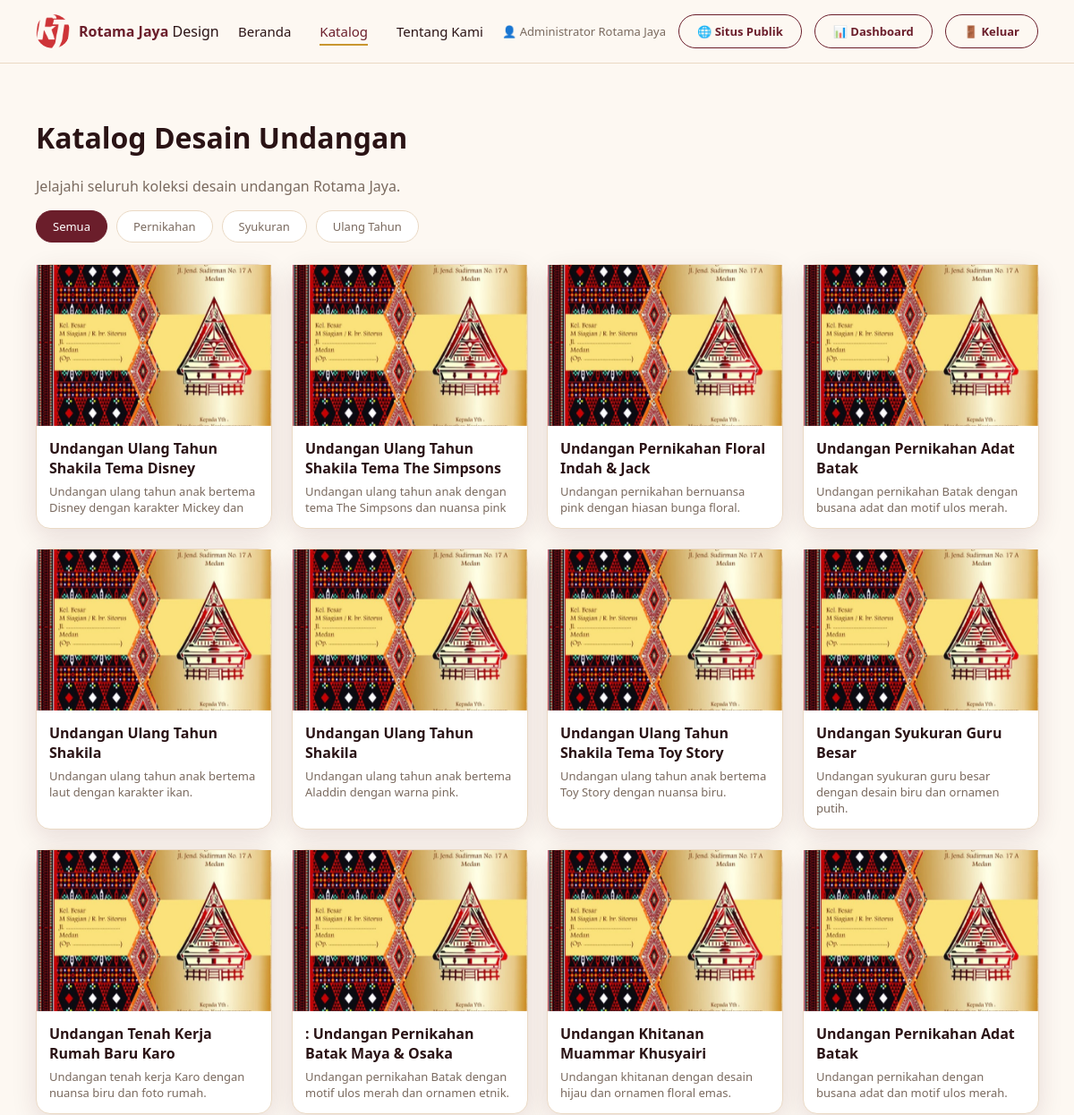
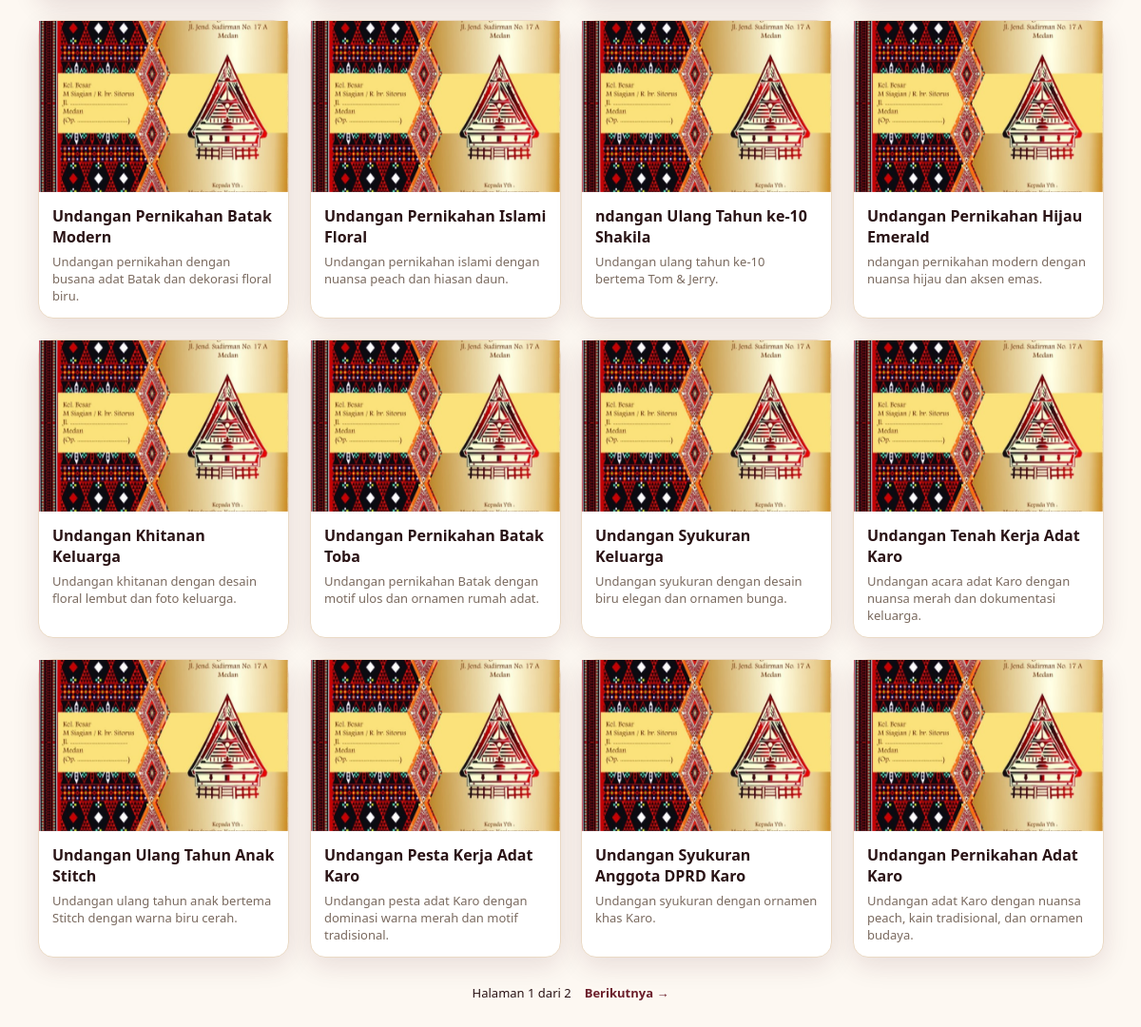
The app's page /katalog.php (signed in) with its own data (2 pictures, top to bottom).
### tables this page shows
CREATE TABLE kategori_desain (
    id_kategori INT AUTO_INCREMENT PRIMARY KEY,
    nama_kategori VARCHAR(50) NOT NULL
);

CREATE TABLE desain_undangan (
    id_desain INT AUTO_INCREMENT PRIMARY KEY,
    id_kategori INT,
    tema ENUM('elegan','floral','modern','minimalis','islami','adat_batak') NULL,
    judul_desain VARCHAR(150) NOT NULL,
    deskripsi_desain TEXT,
    kata_kunci TEXT COMMENT 'Sumber teks untuk TF-IDF',
    nama_file_gambar VARCHAR(255) NOT NULL COMMENT 'Path gambar pratinjau publik',
    nama_file_webp VARCHAR(255) NULL COMMENT 'Path versi WebP terkompresi untuk web',
    nama_file_produksi VARCHAR(255) COMMENT 'Path file PSD/CDR, khusus admin',
    status_proses ENUM('diproses','siap','gagal') NOT NULL DEFAULT 'siap' COMMENT 'Status pemrosesan fitur AI untuk desain',
    vektor_fitur_cnn LONGTEXT COMMENT 'Vektor fitur CNN MobileNetV2 (JSON array)',
    vektor_fitur_tfidf LONGTEXT COMMENT 'Vektor fitur TF-IDF (JSON array)',
    diunggah_oleh INT,
    dibuat_pada DATETIME DEFAULT CURRENT_TIMESTAMP,
    INDEX idx_desain_dibuat_pada (dibuat_pada),
    INDEX idx_desain_kategori_dibuat_pada (id_kategori, dibuat_pada),
    FOREIGN KEY (id_kategori) REFERENCES kategori_desain(id_kategori),
    FOREIGN KEY (diunggah_oleh) REFERENCES admin(id_admin)
);

### koneksi_database.php (called while the page is built, shortened)
<?php
function url_aset(string $path): string
{
    $path = ltrim($path, '/');
    $path_lokal = __DIR__ . '/' . str_replace('/', DIRECTORY_SEPARATOR, $path);
    $versi = is_file($path_lokal) ? (string) filemtime($path_lokal) : '1';
    return BASE_URL . '/' . $path . '?v=' . rawurlencode($versi);
}
function url_gambar_desain(?string $nama_file, ?string $nama_file_webp = null): string
{
    $nama_file = basename(trim((string) $nama_file));
    $nama_file_webp = $nama_file_webp ? basename(trim((string) $nama_file_webp)) : null;
    return BASE_URL . '/assets/img/contoh_desain_1.jpg';
}

### katalog.php (the view, shortened to what this page needs)
<?php
require_once __DIR__ . '/koneksi_database.php';
$halaman_aktif = 'katalog';
$id_kategori_filter = isset($_GET['kategori']) ? (int) $_GET['kategori'] : 0;
$daftar_kategori = $koneksi->query(
    "SELECT id_kategori, nama_kategori FROM kategori_desain ORDER BY nama_kategori"
)->fetchAll();
$kolom_katalog = 'id_desain, id_kategori, judul_desain, deskripsi_desain, nama_file_gambar, nama_file_webp';
$per_halaman = 24;
$halaman = max(1, (int) ($_GET['halaman'] ?? 1));
if ($id_kategori_filter) {
    $hitung = $koneksi->prepare("SELECT COUNT(*) FROM desain_undangan WHERE id_kategori = ?");
    $hitung->execute([$id_kategori_filter]);
    $total_desain = (int) $hitung->fetchColumn();
} else {
    $total_desain = (int) $koneksi->query("SELECT COUNT(*) FROM desain_undangan")->fetchColumn();
}
$total_halaman = max(1, (int) ceil($total_desain / $per_halaman));
$halaman = min($halaman, $total_halaman);
$offset = ($halaman - 1) * $per_halaman;
if ($id_kategori_filter) {
    $pernyataan = $koneksi->prepare(
        "SELECT $kolom_katalog FROM desain_undangan
         WHERE id_kategori = ? ORDER BY dibuat_pada DESC LIMIT $per_halaman OFFSET $offset"
    );
    $pernyataan->execute([$id_kategori_filter]);
} else {
    $pernyataan = $koneksi->query(
        "SELECT $kolom_katalog FROM desain_undangan
         ORDER BY dibuat_pada DESC LIMIT $per_halaman OFFSET $offset"
    );
}
$daftar_desain = $pernyataan->fetchAll();
$url_halaman_katalog = static function (int $nomor) use ($id_kategori_filter): string {
    $parameter = ['halaman' => $nomor];
    if ($id_kategori_filter) {
        $parameter['kategori'] = $id_kategori_filter;
    }
    return BASE_URL . '/katalog.php?' . http_build_query($parameter);
};
?>
<!DOCTYPE html>
<html lang="id">
<head>
<link rel="stylesheet" href="<?= htmlspecialchars(url_aset('assets/css/gaya.css'), ENT_QUOTES, 'UTF-8') ?>">
</head>
<body>
<?php include __DIR__ . '/includes/navigasi.php'; ?>
<div class="isi-halaman">
  <h1>Katalog Desain Undangan</h1>
  <p style="color:var(--warna-teks-sekunder);">Jelajahi seluruh koleksi desain undangan Rotama Jaya.</p>
  <div class="daftar-pil-kategori">
    <a class="pil-kategori <?= !$id_kategori_filter ? 'aktif' : '' ?>" href="<?= BASE_URL ?>/katalog.php">Semua</a>
    <?php foreach ($daftar_kategori as $k): ?>
      <a class="pil-kategori <?= $id_kategori_filter === (int)$k['id_kategori'] ? 'aktif' : '' ?>"
         href="<?= BASE_URL ?>/katalog.php?kategori=<?= $k['id_kategori'] ?>"><?= htmlspecialchars($k['nama_kategori']) ?></a>
    <?php endforeach; ?>
  </div>
  <div class="grid-katalog">
    <?php if ($daftar_desain): foreach ($daftar_desain as $d): ?>
      <a href="<?= BASE_URL ?>/detail_desain.php?id=<?= $d['id_desain'] ?>" class="kartu-melayang kartu-katalog" data-tilt-card style="text-decoration:none;color:inherit;display:block;">
        <img src="<?= htmlspecialchars(url_gambar_desain($d['nama_file_gambar'], $d['nama_file_webp'] ?? null)) ?>" alt="<?= htmlspecialchars($d['judul_desain']) ?>" loading="lazy" decoding="async">
        <div class="info">
          <h4 style="margin:0 0 6px;"><?= htmlspecialchars($d['judul_desain']) ?></h4>
          <p style="color:var(--warna-teks-sekunder);font-size:13px;margin:0;"><?= htmlspecialchars($d['deskripsi_desain']) ?></p>
        </div>
      </a>
    <?php endforeach; else: ?>
      <p style="color:var(--warna-teks-sekunder);">Belum ada desain pada kategori ini.</p>
    <?php endif; ?>
  </div>
  <?php if ($total_halaman > 1): ?>
    <nav class="paginasi-katalog" aria-label="Navigasi halaman katalog">
      <span>Halaman <?= $halaman ?> dari <?= $total_halaman ?></span>
      <?php if ($halaman < $total_halaman): ?>
        <a href="<?= htmlspecialchars($url_halaman_katalog($halaman + 1)) ?>">Berikutnya &rarr;</a>
      <?php endif; ?>
    </nav>
  <?php endif; ?>
</div>
</body>
</html>

### includes/navigasi.php
<?php
$halaman_aktif = $halaman_aktif ?? '';
?>
<nav class="bilah-navigasi">
  <a href="<?= BASE_URL ?>/beranda.php" class="merek">
    <img src="<?= BASE_URL ?>/assets/img/logo_rotama_jaya.png" alt="Logo Rotama Jaya" class="lambang">
    <span><b>Rotama Jaya</b> Design</span>
  </a>
  <ul class="menu-navigasi">
    <li><a href="<?= BASE_URL ?>/beranda.php" class="<?= $halaman_aktif === 'beranda' ? 'aktif' : '' ?>">Beranda</a></li>
    <li><a href="<?= BASE_URL ?>/katalog.php" class="<?= $halaman_aktif === 'katalog' ? 'aktif' : '' ?>">Katalog</a></li>
    <li><a href="<?= BASE_URL ?>/tentang_kami.php" class="<?= $halaman_aktif === 'tentang' ? 'aktif' : '' ?>">Tentang Kami</a></li>
  </ul>
  <div style="display:flex;align-items:center;gap:14px;">
    <?php if (isset($_SESSION['id_admin'])): ?>
      <span style="font-size:13px;color:var(--warna-teks-sekunder);">
        👤 <?= htmlspecialchars($_SESSION['nama_admin'] ?? 'Admin') ?>
      </span>
      <a href="<?= BASE_URL ?>/beranda_publik.php" class="tombol-garis" style="font-size:13px;">
        🌐 Situs Publik
      </a>
      <a href="<?= BASE_URL ?>/admin/dashboard.php" class="tombol-garis" style="font-size:13px;">
        📊 Dashboard
      </a>
      <a href="<?= BASE_URL ?>/admin/keluar_admin.php" class="tombol-garis" style="font-size:13px;">
        🚪 Keluar
      </a>
    <?php else: ?>
      <a href="<?= BASE_URL ?>/admin/masuk_admin.php" class="tombol-garis" style="font-size:13px;">
        🔐 Masuk Admin
      </a>
    <?php endif; ?>
  </div>
</nav>

### assets/css/gaya.css (style rules this page uses)
:root { --warna-latar: #FDF8F2; --warna-latar-alt: #FBF3E7; --warna-utama: #6B1E2B; --warna-utama-tua: #4A1420; --warna-utama-langit: #8C2E3D; --warna-aksen-emas: #C9962F; --warna-teks-utama: #2A1315; --warna-teks-sekunder: #7A6A5F; --warna-batas: #EAD9C4; --bayangan-lembut: 0 4px 16px rgba(74, 20, 32, 0.08); --bayangan-sedang: 0 8px 28px rgba(74, 20, 32, 0.12); --bayangan-timbul: 0 14px 34px rgba(201, 150, 47, 0.30); --radius-lembut: 16px; --transisi-halus: all 0.25s cubic-bezier(0.4, 0, 0.2, 1); }
* { box-sizing: border-box; }
body { background: var(--warna-latar); color: var(--warna-teks-utama); font-family: 'Segoe UI', system-ui, sans-serif; margin: 0; }
.bilah-navigasi { position: sticky; top: 0; z-index: 50; background: var(--warna-latar); border-bottom: 1px solid var(--warna-batas); display: flex; align-items: center; justify-content: space-between; padding: 16px 40px; }
.bilah-navigasi .lambang { height: 38px; width: 38px; border-radius: 50%; object-fit: cover; display: block; }
.bilah-navigasi .merek { display: flex; align-items: center; gap: 10px; text-decoration: none; color: inherit; }
.bilah-navigasi .merek b { color: var(--warna-utama); }
.menu-navigasi { display: flex; gap: 32px; list-style: none; margin: 0; padding: 0; }
.menu-navigasi a { color: var(--warna-teks-utama); text-decoration: none; font-size: 15px; font-weight: 500; }
.menu-navigasi a.aktif { color: var(--warna-utama); border-bottom: 2px solid var(--warna-aksen-emas); padding-bottom: 4px; }
.tombol-garis { border: 1px solid var(--warna-utama); color: var(--warna-utama); background: transparent; padding: 9px 20px; border-radius: 999px; font-weight: 600; cursor: pointer; text-decoration: none; font-size: 14px; }
.kartu-melayang { background: #fff; border-radius: var(--radius-lembut); border: 1px solid var(--warna-batas); box-shadow: var(--bayangan-sedang); transition: var(--transisi-halus); transform-style: preserve-3d; }
.pil-kategori { display: inline-block; padding: 8px 18px; border-radius: 999px; border: 1px solid var(--warna-batas); background: #fff; color: var(--warna-teks-sekunder); font-size: 13px; font-weight: 500; cursor: pointer; transition: var(--transisi-halus); text-decoration: none; }
.pil-kategori:hover, .pil-kategori.aktif { background: var(--warna-utama); color: #fff; border-color: var(--warna-utama); }
:root { --admin-sidebar-lebar: 230px; --admin-navy: #1B2438; --admin-navy-tua: #141B2C; --admin-teks-redup: #8B93A7; --admin-biru: #2F6FED; --admin-hijau: #16A34A; --admin-oranye: #D97706; --admin-merah: #DC2626; }

### katalog.php (style rules this page uses)
.isi-halaman { max-width: 1200px; margin: 0 auto; padding: 40px; }
.grid-katalog { display: grid; grid-template-columns: repeat(auto-fill, minmax(220px, 1fr)); gap: 22px; margin-top: 24px; }
.kartu-katalog img { width: 100%; height: 180px; object-fit: cover; display: block; }
.kartu-katalog .info { padding: 14px; }
.kartu-katalog[data-tilt-card] { transform-style: preserve-3d; will-change: transform; }
.kartu-katalog[data-tilt-card] img { transform: translateZ(16px); }
.daftar-pil-kategori { display: flex; gap: 10px; flex-wrap: wrap; margin-top: 10px; }
.paginasi-katalog { display:flex; align-items:center; justify-content:center; gap:14px; margin-top:28px; }
.paginasi-katalog a, .paginasi-katalog span { font-size:13px; }
.paginasi-katalog a { color:var(--warna-utama); text-decoration:none; font-weight:700; }

### records on screen
kategori_desain: nama_kategori "Pernikahan"
kategori_desain: nama_kategori "Syukuran"
kategori_desain: nama_kategori "Ulang Tahun"
desain_undangan: judul_desain "Undangan Ulang Tahun Shakila Tema Disney", deskripsi_desain "Undangan ulang tahun anak bertema Disney dengan karakter Mickey dan"
desain_undangan: judul_desain "Undangan Ulang Tahun Shakila Tema The Simpsons", deskripsi_desain "Undangan ulang tahun anak dengan tema The Simpsons dan nuansa pink"
desain_undangan: judul_desain "Undangan Pernikahan Floral Indah & Jack", deskripsi_desain "Undangan pernikahan bernuansa pink dengan hiasan bunga floral."
desain_undangan: judul_desain "Undangan Pernikahan Adat Batak", deskripsi_desain "Undangan pernikahan Batak dengan busana adat dan motif ulos merah."
desain_undangan: judul_desain "Undangan Ulang Tahun Shakila", deskripsi_desain "Undangan ulang tahun anak bertema laut dengan karakter ikan."
desain_undangan: judul_desain "Undangan Ulang Tahun Shakila", deskripsi_desain "Undangan ulang tahun anak bertema Aladdin dengan warna pink."
desain_undangan: judul_desain "Undangan Ulang Tahun Shakila Tema Toy Story", deskripsi_desain "Undangan ulang tahun anak bertema Toy Story dengan nuansa biru."
desain_undangan: judul_desain "Undangan Syukuran Guru Besar", deskripsi_desain "Undangan syukuran guru besar dengan desain biru dan ornamen putih."
desain_undangan: judul_desain "Undangan Tenah Kerja Rumah Baru Karo", deskripsi_desain "Undangan tenah kerja Karo dengan nuansa biru dan foto rumah."
desain_undangan: judul_desain ": Undangan Pernikahan Batak Maya & Osaka", deskripsi_desain "Undangan pernikahan Batak dengan motif ulos merah dan ornamen etnik."
desain_undangan: judul_desain "Undangan Khitanan Muammar Khusyairi", deskripsi_desain "Undangan khitanan dengan desain hijau dan ornamen floral emas."
desain_undangan: judul_desain "Undangan Pernikahan Adat Batak", deskripsi_desain "Undangan pernikahan dengan busana adat dan motif ulos merah."
desain_undangan: judul_desain "Undangan Pernikahan Batak Modern", deskripsi_desain "Undangan pernikahan dengan busana adat Batak dan dekorasi floral biru."
desain_undangan: judul_desain "Undangan Pernikahan Islami Floral", deskripsi_desain "Undangan pernikahan islami dengan nuansa peach dan hiasan daun."
desain_undangan: judul_desain "ndangan Ulang Tahun ke-10 Shakila", deskripsi_desain "Undangan ulang tahun ke-10 bertema Tom & Jerry."
desain_undangan: judul_desain "Undangan Pernikahan Hijau Emerald", deskripsi_desain "ndangan pernikahan modern dengan nuansa hijau dan aksen emas."
desain_undangan: judul_desain "Undangan Khitanan Keluarga", deskripsi_desain "Undangan khitanan dengan desain floral lembut dan foto keluarga."
desain_undangan: judul_desain "Undangan Pernikahan Batak Toba", deskripsi_desain "Undangan pernikahan Batak dengan motif ulos dan ornamen rumah adat."
desain_undangan: judul_desain "Undangan Syukuran Keluarga", deskripsi_desain "Undangan syukuran dengan desain biru elegan dan ornamen bunga."
desain_undangan: judul_desain "Undangan Tenah Kerja Adat Karo", deskripsi_desain "Undangan acara adat Karo dengan nuansa merah dan dokumentasi keluarga."
desain_undangan: judul_desain "Undangan Ulang Tahun Anak Stitch", deskripsi_desain "Undangan ulang tahun anak bertema Stitch dengan warna biru cerah."
desain_undangan: judul_desain "Undangan Pesta Kerja Adat Karo", deskripsi_desain "Undangan pesta adat Karo dengan dominasi warna merah dan motif tradisional."
desain_undangan: judul_desain "Undangan Syukuran Anggota DPRD Karo", deskripsi_desain "Undangan syukuran dengan ornamen khas Karo."
desain_undangan: judul_desain "Undangan Pernikahan Adat Karo", deskripsi_desain "Undangan adat Karo dengan nuansa peach, kain tradisional, dan ornamen budaya."

### other values on screen
$_SESSION['nama_admin'] "Administrator Rotama Jaya"
$halaman "1"
$total_halaman "2"
